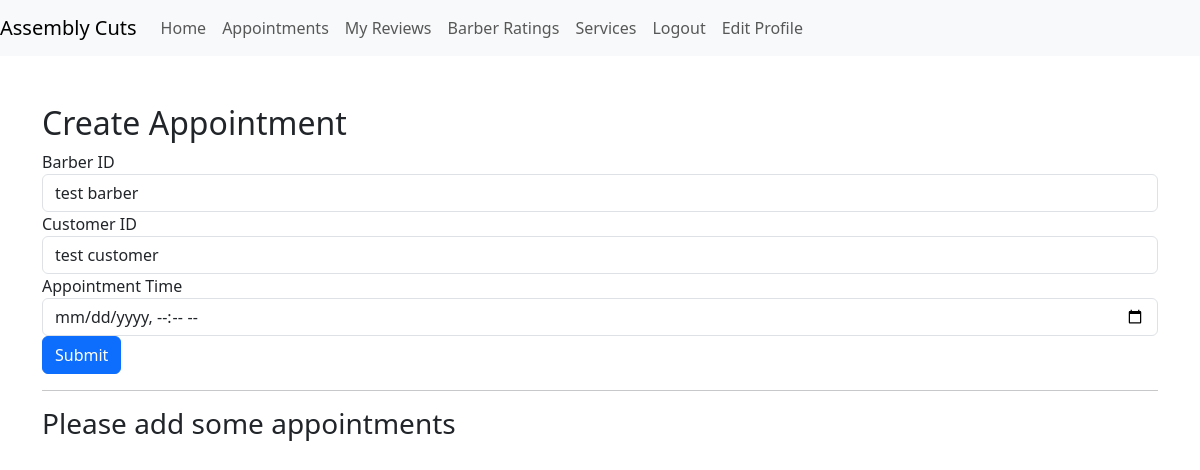
Before: /appointments/insert.php (signed in) with the older database file.
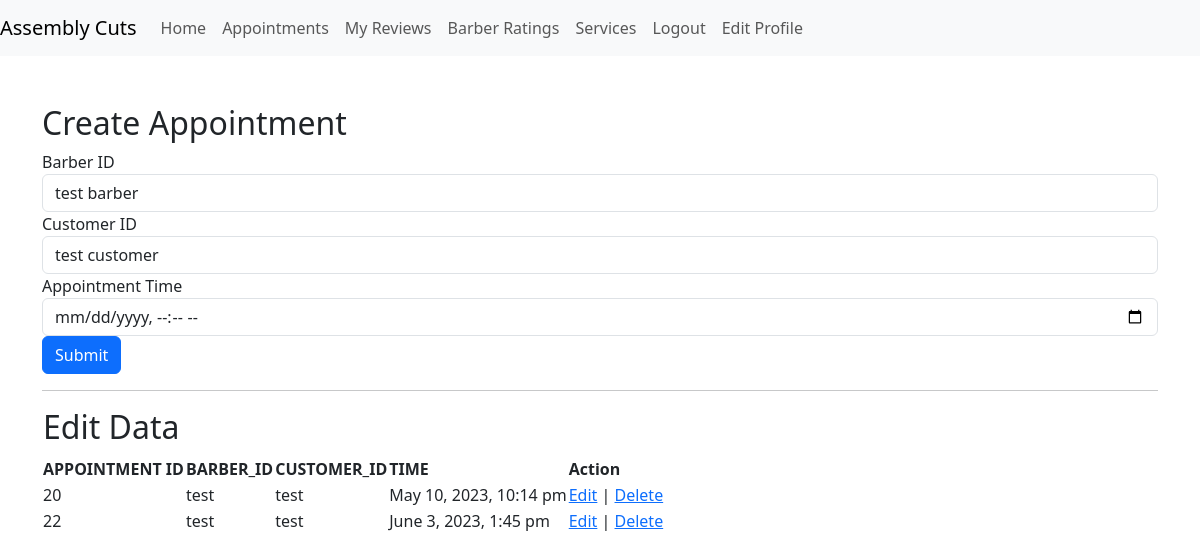
After: the same page with the newer database file.
### tables this page shows
CREATE TABLE `APPOINTMENTS` (
  `APP_ID` int(11) NOT NULL,
  `BARBER_ID` int(11) NOT NULL,
  `CUSTOMER_ID` int(11) NOT NULL,
  `TIME` datetime NOT NULL
);

CREATE TABLE `USERS` (
  `USER_ID` int(11) NOT NULL,
  `USERNAME` varchar(50) NOT NULL,
  `FIRST_NAME` varchar(50) NOT NULL,
  `LAST_NAME` varchar(50) NOT NULL,
  `PH_NUM` varchar(15) NOT NULL,
  `LOCATION` varchar(100) NOT NULL,
  `PASSWORD` varchar(50) NOT NULL
);

### functions.php (the view, shortened to what this page needs)
<?php
require_once('connection.php');
function get_all_edit_data()
{
    global $conn;
    $get_data = mysqli_query($conn, "SELECT * FROM APPOINTMENTS");
    if (mysqli_num_rows($get_data) > 0) {
        echo '<table>
              <tr>
                <th><h2>Edit Data</h2></th>
              </tr>
                <tr>
                    <th>APPOINTMENT ID</th>
                    <th>BARBER_ID</th>
                    <th>CUSTOMER_ID</th>
                    <th>TIME</th>
                    <th>Action</th>
                </tr>';
        while ($row = mysqli_fetch_assoc($get_data)) {
            $customer_name = mysqli_query($conn, "SELECT FIRST_NAME, LAST_NAME FROM USERS WHERE USER_ID = " . $row['CUSTOMER_ID']);
            $customer_name = mysqli_fetch_assoc($customer_name);
            $barber_name = mysqli_query($conn, "SELECT FIRST_NAME, LAST_NAME FROM USERS WHERE USER_ID = " . $row['BARBER_ID']);
            $barber_name = mysqli_fetch_assoc($barber_name);
            $time = $row['TIME'];
            $time = date("F j, Y, g:i a", strtotime($time));
            echo '<tr>
            <td>' . $row['APP_ID'] . '</td>
            <td>' . $barber_name['FIRST_NAME'] . '</td>
            <td>' . $customer_name['FIRST_NAME'] . '</td>
            <td>' . $time . '</td>
            <td>
            <a href="update.php?id=' . $row['APP_ID'] . '">Edit</a> |
            <a href="delete.php?id=' . $row['APP_ID'] . '">Delete</a>
            </td>
            </tr>';
        }
        echo '</table>';
    } else {
        echo "<h3>Please add some appointments</h3>";
    }
}
function get_barber_options($conn)
{
    $barber_result = mysqli_query($conn, "SELECT BARBER_ID FROM BARBER");
    $barber_options = "";
    while ($row = mysqli_fetch_assoc($barber_result)) {
        $barber_name = mysqli_query($conn, "SELECT FIRST_NAME, LAST_NAME FROM USERS WHERE USER_ID = " . $row['BARBER_ID']);
        $barber_row = mysqli_fetch_assoc($barber_name);
        $barber_options .= "<option value='" . $row['BARBER_ID'] . "'>" . $barber_row['FIRST_NAME'] . ' ' . $barber_row['LAST_NAME'] . "</option>";
    }
    return $barber_options;
}
function get_customer_options($conn)
{
    $customer_result = mysqli_query($conn, "SELECT CUSTOMER_ID FROM CUSTOMER");
    $customer_options = "";
    while ($row = mysqli_fetch_assoc($customer_result)) {
        $customer_name = mysqli_query($conn, "SELECT FIRST_NAME, LAST_NAME FROM USERS WHERE USER_ID = " . $row['CUSTOMER_ID']);
        $customer_row = mysqli_fetch_assoc($customer_name);
        $customer_options .= "<option value='" . $row['CUSTOMER_ID'] . "'>" . $customer_row['FIRST_NAME'] . ' ' . $customer_row['LAST_NAME'] . "</option>";
    }
    return $customer_options;
}

Changed rows visible on the page:
added appointments: APP_ID "20", users.FIRST_NAME "test", TIME "May 10, 2023, 10:14 pm"
added appointments: APP_ID "22", users.FIRST_NAME "test", TIME "June 3, 2023, 1:45 pm"
Other visible differences:
text no longer shown: "Please add some appointments"
text now shown: "Edit Data APPOINTMENT ID BARBER_ID CUSTOMER_ID TIME Action"
